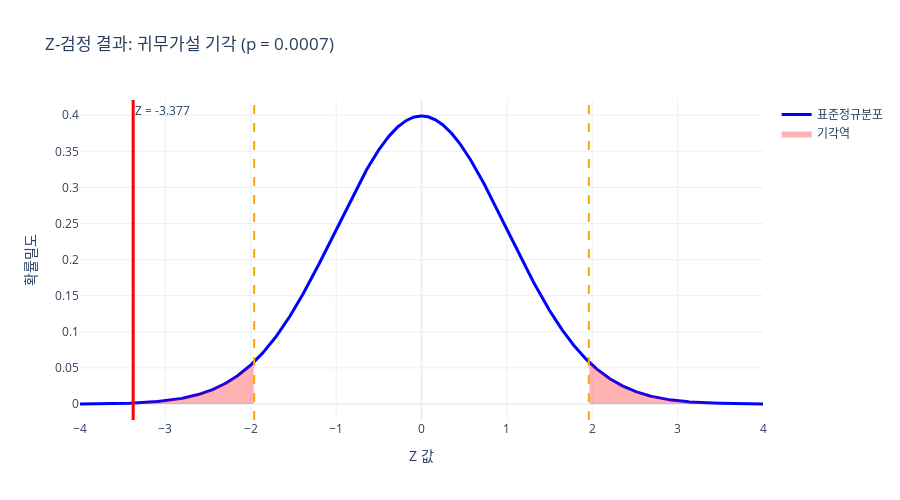

Notebook cell for this chart:
### Code cell
# 🧪 Z-검정 시뮬레이터
class ZTestSimulator:
    def __init__(self):
        self.results = {}
    
    def perform_z_test(self, sample_data, population_mean, population_std, 
                      alpha=0.05, test_type='two-tailed'):
        """Z-검정 수행"""
        
        n = len(sample_data)
        sample_mean = np.mean(sample_data)
        
        # 검정통계량 계산
        z_statistic = (sample_mean - population_mean) / (population_std / np.sqrt(n))
        
        # p-값 계산
        if test_type == 'two-tailed':
            p_value = 2 * (1 - stats.norm.cdf(abs(z_statistic)))
        elif test_type == 'right-tailed':
            p_value = 1 - stats.norm.cdf(z_statistic)
        else:  # left-tailed
            p_value = stats.norm.cdf(z_statistic)
        
        # 임계값 계산
        if test_type == 'two-tailed':
            z_critical = stats.norm.ppf(1 - alpha/2)
            rejection_condition = abs(z_statistic) > z_critical
        elif test_type == 'right-tailed':
            z_critical = stats.norm.ppf(1 - alpha)
            rejection_condition = z_statistic > z_critical
        else:
            z_critical = stats.norm.ppf(alpha)
            rejection_condition = z_statistic < z_critical
        
        # 신뢰구간 계산 (양측)
        margin_of_error = stats.norm.ppf(1 - alpha/2) * (population_std / np.sqrt(n))
        ci_lower = sample_mean - margin_of_error
        ci_upper = sample_mean + margin_of_error
        
        return {
            'sample_mean': sample_mean,
            'z_statistic': z_statistic,
            'p_value': p_value,
            'z_critical': z_critical,
            'reject_null': rejection_condition,
            'ci_lower': ci_lower,
            'ci_upper': ci_upper,
            'alpha': alpha,
            'test_type': test_type
        }
    
    def visualize_z_test(self, result, population_mean):
        """Z-검정 결과 시각화"""
        
        z = np.linspace(-4, 4, 1000)
        pdf = stats.norm.pdf(z, 0, 1)
        
        fig = go.Figure()
        
        # 기본 분포
        fig.add_trace(go.Scatter(
            x=z, y=pdf,
            mode='lines',
            name='표준정규분포',
            line=dict(width=3, color='blue')
        ))
        
        # 기각역 표시
        alpha = result['alpha']
        test_type = result['test_type']
        
        if test_type == 'two-tailed':
            z_crit = result['z_critical']
            
            # 좌측 기각역
            z_left = z[z <= -z_crit]
            pdf_left = stats.norm.pdf(z_left, 0, 1)
            fig.add_trace(go.Scatter(
                x=np.concatenate([z_left, z_left[::-1]]),
                y=np.concatenate([pdf_left, np.zeros(len(pdf_left))]),
                fill='toself',
                fillcolor='rgba(255, 0, 0, 0.3)',
                line=dict(width=0),
                name='기각역',
                showlegend=True
            ))
            
            # 우측 기각역
            z_right = z[z >= z_crit]
            pdf_right = stats.norm.pdf(z_right, 0, 1)
            fig.add_trace(go.Scatter(
                x=np.concatenate([z_right, z_right[::-1]]),
                y=np.concatenate([pdf_right, np.zeros(len(pdf_right))]),
                fill='toself',
                fillcolor='rgba(255, 0, 0, 0.3)',
                line=dict(width=0),
                showlegend=False
            ))
        
        # 검정통계량 표시
        z_stat = result['z_statistic']
        fig.add_vline(
            x=z_stat, 
            line_dash="solid", 
            line_color="green" if not result['reject_null'] else "red",
            line_width=3,
            annotation_text=f'Z = {z_stat:.3f}'
        )
        
        # 임계값 표시
        if test_type == 'two-tailed':
            for z_val in [-result['z_critical'], result['z_critical']]:
                fig.add_vline(x=z_val, line_dash="dash", line_color="orange")
        
        # 레이아웃
        decision = "귀무가설 기각" if result['reject_null'] else "귀무가설 채택"
        fig.update_layout(
            title=f'Z-검정 결과: {decision} (p = {result["p_value"]:.4f})',
            xaxis_title='Z 값',
            yaxis_title='확률밀도',
            template='plotly_white',
            height=500
        )
        
        return fig

# Z-검정 실습 예제
def z_test_example():
    """Z-검정 실습 예제: 공장 제품 품질 관리"""
    
    print("""

📦 사례연구: 스마트폰 배터리 수명 검사

🏭 상황:
- 스마트폰 배터리의 평균 수명은 24시간이어야 함 (품질 기준)
- 과거 데이터로부터 표준편차는 2시간으로 알려져 있음 (σ = 2)
- 새로운 생산 배치에서 36개 샘플을 추출하여 검사
- 검사 결과 평균 수명이 23.2시간으로 나타남
🤔 질문: 이 배치가 품질 기준을 만족한다고 볼 수 있을까?

""")
    
    # 데이터 설정
    np.random.seed(42)
    true_mean = 23.2  # 실제 새 배치의 평균
    population_std = 2
    sample_size = 36
    hypothesized_mean = 24  # 품질 기준
    
    # 샘플 데이터 생성 (실제 평균 23.2시간)
    sample_data = np.random.normal(true_mean, population_std, sample_size)
    
    # Z-검정 수행
    simulator = ZTestSimulator()
    result = simulator.perform_z_test(
        sample_data, hypothesized_mean, population_std, 
        alpha=0.05, test_type='two-tailed'
    )
    
    # 결과 시각화
    fig = simulator.visualize_z_test(result, hypothesized_mean)
    fig.show()
    
    # 결과 출력
    print(f"""

📊 Z-검정 결과 분석:

🎯 가설 설정:
    H₀: μ = 24시간 (품질 기준 만족)
    H₁: μ ≠ 24시간 (품질 기준 불만족)

📈 검정 통계량:
    표본 평균: {result['sample_mean']:.3f}시간
    표준오차: {population_std/np.sqrt(sample_size):.3f}시간
    Z 통계량: {result['z_statistic']:.3f}
    p-값: {result['p_value']:.4f}

🎯 임계값: ±{result['z_critical']:.3f}

📋 95% 신뢰구간: [{result['ci_lower']:.3f}, {result['ci_upper']:.3f}]


{'🚨 결론: 귀무가설을 기각합니다!' if result['reject_null'] else '✅ 결론: 귀무가설을 채택합니다!'}
{'   → 이 배치는 품질 기준을 만족하지 않습니다.' if result['reject_null'] else '   → 이 배치는 품질 기준을 만족합니다.'}

💡 해석:
{'   - p-값이 0.05보다 작으므로 통계적으로 유의한 차이가 있습니다.' if result['reject_null'] else '   - p-값이 0.05보다 크므로 통계적으로 유의한 차이가 없습니다.'}
{'   - 배터리 수명이 기준보다 유의하게 짧습니다.' if result['reject_null'] else '   - 배터리 수명이 기준과 유의한 차이가 없습니다.'}

""")

# 실습 실행
z_test_example()

### Figure 1 — Plotly figure (JSON) as saved in the notebook; plotly's stock layout.template omitted (floating-point values rounded to 4 significant figures; data arrays with more than 128 entries replaced by an {"elided": "..."} marker saying what was removed)
{"data": [{"line": {"color": "blue", "width": 3}, "mode": "lines", "name": "표준정규분포", "type": "scatter", "x": {"elided": "1000 float values"}, "y": {"elided": "1000 float values"}}, {"fill": "toself", "fillcolor": "rgba(255, 0, 0, 0.3)", "line": {"width": 0}, "name": "기각역", "showlegend": true, "type": "scatter", "x": {"elided": "510 float values"}, "y": {"elided": "510 float values"}}, {"fill": "toself", "fillcolor": "rgba(255, 0, 0, 0.3)", "line": {"width": 0}, "showlegend": false, "type": "scatter", "x": {"elided": "510 float values"}, "y": {"elided": "510 float values"}}], "layout": {"annotations": [{"showarrow": false, "text": "Z = -3.377", "x": -3.377, "xanchor": "left", "xref": "x", "y": 1, "yanchor": "top", "yref": "y domain"}], "height": 500, "shapes": [{"line": {"color": "red", "dash": "solid", "width": 3}, "type": "line", "x0": -3.377, "x1": -3.377, "xref": "x", "y0": 0, "y1": 1, "yref": "y domain"}, {"line": {"color": "orange", "dash": "dash"}, "type": "line", "x0": -1.96, "x1": -1.96, "xref": "x", "y0": 0, "y1": 1, "yref": "y domain"}, {"line": {"color": "orange", "dash": "dash"}, "type": "line", "x0": 1.96, "x1": 1.96, "xref": "x", "y0": 0, "y1": 1, "yref": "y domain"}], "title": {"text": "Z-검정 결과: 귀무가설 기각 (p = 0.0007)"}, "xaxis": {"title": {"text": "Z 값"}}, "yaxis": {"title": {"text": "확률밀도"}}}}
